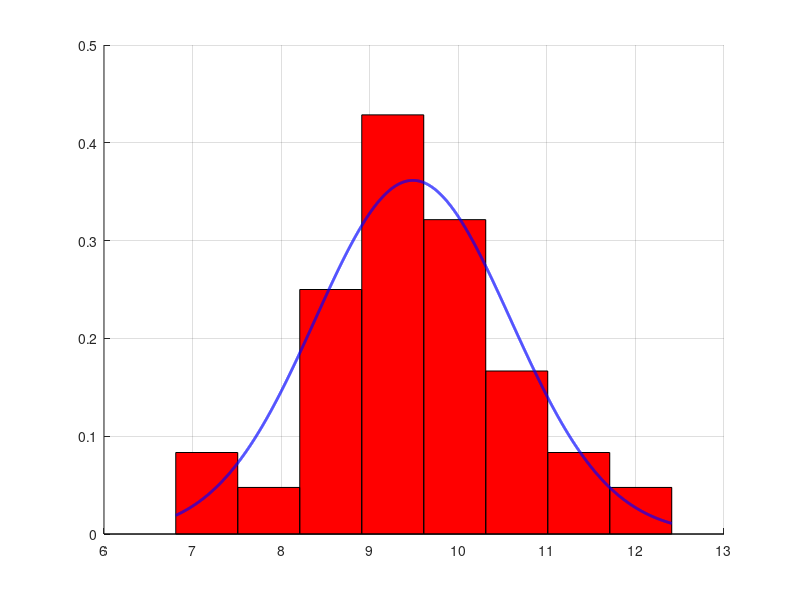
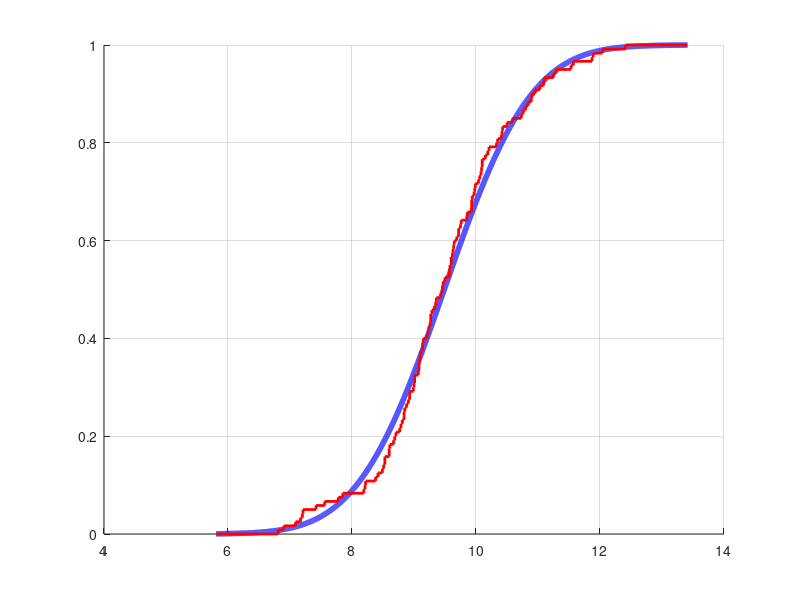

These charts were generated, in order, by the following MATLAB code:
pkg load statistics

x = [11.89,9.60,9.29,10.06,9.50,8.93,9.58,6.81,8.69,9.62,...
     9.01,10.59,10.50,11.53,9.94,8.84,8.91,6.90,9.76,7.09,...
     11.29,11.25,10.84,10.76,7.42,8.49,10.10,8.79,11.87,8.77,...
     9.43,12.41,9.75,8.53,9.72,9.45,7.20,9.23,8.93,9.15,...
     10.19,9.57,11.09,9.97,8.81,10.73,9.57,8.53,9.21,10.08,...
     9.10,11.03,10.10,9.47,9.72,9.60,8.21,7.78,10.21,8.99,...
     9.14,8.60,9.14,10.95,9.33,9.98,9.09,10.35,8.61,9.35,...
     10.04,7.85,9.64,9.99,9.65,10.89,9.08,8.60,7.56,9.27,...
     10.33,10.09,8.51,9.86,9.24,9.63,8.67,8.85,11.57,9.85,...
     9.27,9.69,10.90,8.84,11.10,8.19,9.26,9.93,10.15,8.42,...
     9.36,9.93,9.11,9.07,7.21,8.22,9.08,8.88,8.71,9.93,...
     12.04,10.41,10.80,7.17,9.00,9.46,10.42,10.43,8.38,9.01];

n = length(x);
     
fprintf('Задания а-в\n');

Mmax = max(x);
Mmin = min(x);
R = Mmax - Mmin;
mu = sum(x) / n;
sqrS = sum((x - mu) .^ 2) / (n - 1);

fprintf('M_max = %6.3f\n', Mmax);
fprintf('M_min = %6.3f\n', Mmin);
fprintf('R = %5.3f\n', R)
fprintf('mu  = %5.3f\n', mu);
fprintf('S^2 = %5.3f\n', sqrS);

fprintf('\nЗадание г\n');

m = floor(log2(n)) + 2;
limit_points = linspace(Mmin, Mmax, m + 1);

nums = zeros(m, 1);

for i = 1:m
  left = limit_points(i);
  right = limit_points(i + 1);
  
  for j = 1:n
    if x(j) >= left && x(j) < right
      nums(i)++;
    endif
  endfor
endfor

nums(m)++;

fprintf('m = %d\n', m);
for i = 1:m
  fprintf('В интервале [%6.3f, %6.3f%c %2d элементов.\n', limit_points(i),...
         limit_points(i + 1), ifelse(i == m, ']', ')'), nums(i));
endfor

fprintf('\nЗадание д\n');
fprintf('График в окне "Задание д"\n');

centers = zeros(m, 1);
f_emp   = zeros(m, 1);

Delta = (Mmax - Mmin) / m;

for i = 1:m
    centers(i) = (limit_points(i) + limit_points(i + 1)) / 2;
    f_emp(i)   = nums(i) / (n * Delta);
endfor

sigma = sqrt(sqrS);
x_vals = (Mmin:1e-3:Mmax);
f_theor = normpdf(x_vals, mu, sigma);

h = figure();
set(h, 'numbertitle', 'off', 'name', 'Задание д');
hold on;
bar(centers, f_emp, 1, 'facecolor', 'r');
plot(x_vals, f_theor, 'linewidth', 2, 'color', 'b');
grid;

fprintf('\nЗадание е\n');
fprintf('График в окне "Задание е"\n');

uniq_x = unique(x);
uniq_n = length(uniq_x);
uniq_nums = histc(x, uniq_x);

t = zeros(uniq_n + 2, 1);
t(1) = Mmin - 1;
t(uniq_n + 2) = Mmax + 1;

for i = 2:uniq_n+1
    t(i) = uniq_x(i - 1);
endfor

F_emp = zeros(uniq_n + 1, 1);
cnt = 0;

for i = 1:uniq_n
    F_emp(i) = cnt / n;
    cnt += uniq_nums(i);
endfor

F_emp(uniq_n + 1) = cnt / n;
F_emp(uniq_n + 2) = cnt / n;

x_vals = (Mmin-1:1e-3:Mmax+1);
F_theor = normcdf(x_vals, mu, sigma);

g = figure();
set(g, 'numbertitle', 'off', 'name', 'Задание е');
hold on;
plot(x_vals, F_theor, 'linewidth', 4, 'color', 'b');
stairs(t, F_emp, 'linewidth', 2, 'color', 'r');
grid;

waitfor(h);
waitfor(g);
